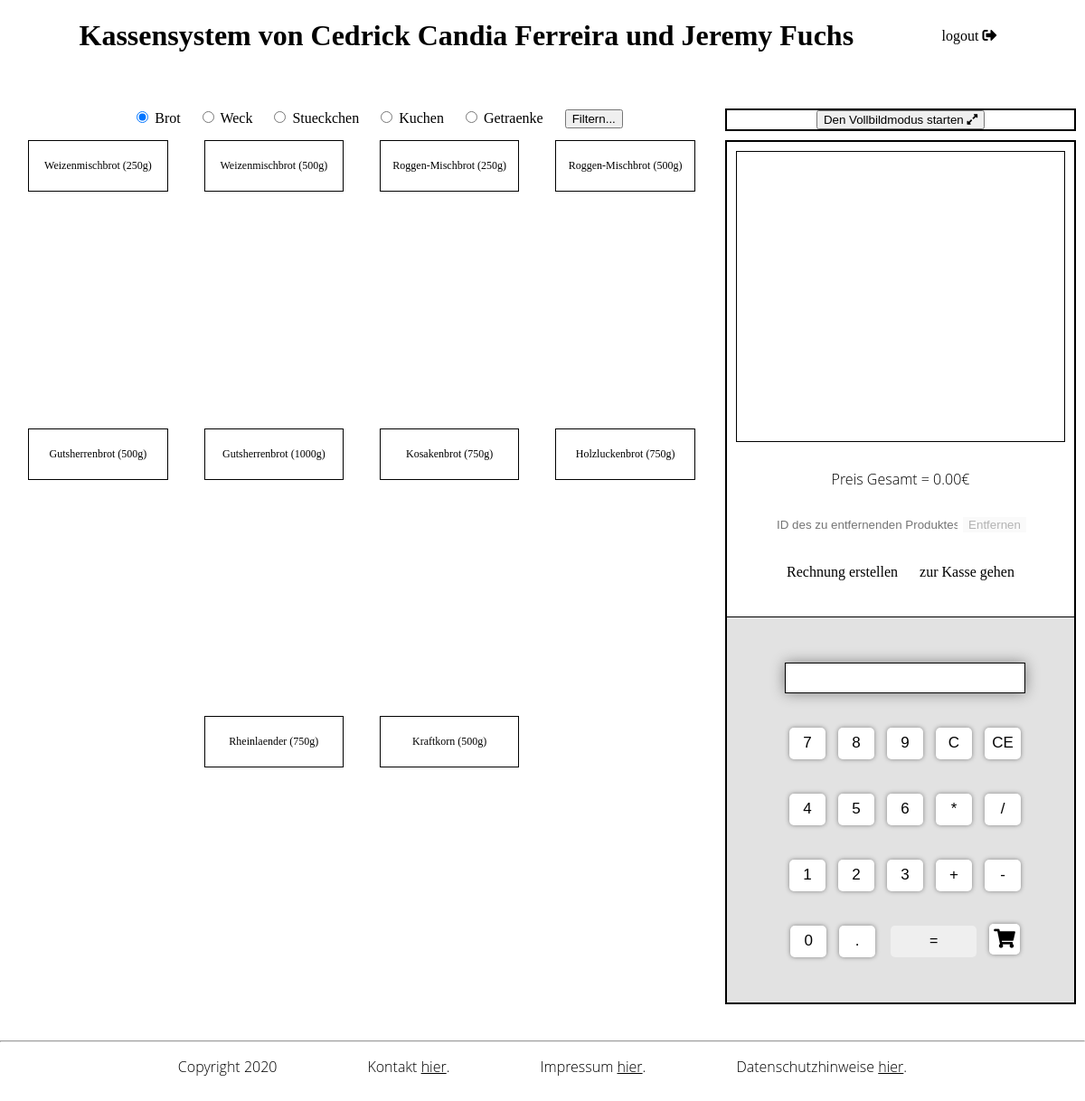
The app's page /index.php?category=1 (signed in) with its own data.
### tables this page shows
CREATE TABLE `productcategory` (
  `id` int(11) NOT NULL,
  `name` varchar(40) NOT NULL
);

CREATE TABLE `product` (
  `id` int(11) NOT NULL,
  `name` varchar(40) NOT NULL,
  `category` int(11) NOT NULL,
  `price` decimal(4,2) NOT NULL,
  `discount` decimal(4,2) DEFAULT NULL
);

### index.php (the view, shortened to what this page needs)
<?php
$conn = new mysqli("localhost:8889","root","root","cashbox");
$sql = "SELECT * FROM product";
$stmt = $conn->prepare($sql);
$stmt->execute();
$result = $stmt->get_result();
$product_arr = Array();
while ($row = $result->fetch_assoc()) {
    $product_arr[] = $row;
}
$sql = "SELECT * FROM productcategory";
$stmt = $conn->prepare($sql);
$stmt->execute();
$result = $stmt->get_result();
$category_arr = Array();
while ($row = $result->fetch_assoc()) {
    $category_arr[] = $row;
}
if(isset($_GET['category'])){
  $sql = "SELECT p.id, p.price, p.name, p.category FROM product AS p
          INNER JOIN productcategory AS c
          ON p.category = c.ID AND c.ID = ?";
  $stmt = $conn->prepare($sql);
  $stmt->bind_param("i",$_GET['category']);
  $stmt->execute();
  $result = $stmt->get_result();
  $product_arr = Array();
  while ($row = $result->fetch_assoc()) {
      $product_arr[] = $row;
  }
}
 ?>
 <!DOCTYPE html>
 <html lang="de" dir="ltr">
 <head>
   <link rel="stylesheet" href="styles.min.css" />
   <link rel="stylesheet" href="https://use.fontawesome.com/releases/v5.13.0/css/all.css">
 </head>
 <body>
   <header>
   <h1>Kassensystem von Cedrick Candia Ferreira und Jeremy Fuchs</h1>
   <a class="logout" href="logout.php">logout <i class="fas fa-sign-out-alt"></i></a>
   </header>
   <div class="content">
     <section class="outer-box_left" id="category_filter">
       <form action="<?php echo $_SERVER['PHP_SELF'];?>" method="get" style="margin-left: 20px;">
           <?php foreach($category_arr as $category) { ?>
        <input type="radio" name="category" style="margin-left: 20px;" value="<?php echo $category['id']; ?>"
         id="<?php echo $category['id']; ?>" <?php if(!empty($_GET['category'])) if($_GET['category'] == $category['id']) echo "checked"?> />
        <label for="<?php echo $category['id']; ?>" style="display:inline"><?php echo $category['name']; ?></label>
        <?php } ?>
        <input type="submit" value="Filtern..." style="margin-left: 20px;">
      </form>
     </section>
     <section class="outer-box_right" id="set-screen-option">
         <button class="set-screenbutton" id="fullscreen-on" onclick="enterFullscreen(document.documentElement)">Den Vollbildmodus starten <i class="fas fa-expand-alt"></i></button>
     </section>
   </div>
   <div class="content">
     <section class="outer-box_left" id="box-1">
       <?php foreach ($product_arr as $product) {
        ?>
       <div class="product-box" attribute="">
             <a
             id="product-<?php echo $product['id']; ?>"
             class="product-button"
             name="Productbutton"
             onclick="return addToCart(<?php echo $product['id']; ?>, '<?php echo $product['name']; ?>', <?php echo $product['price']; ?>);" >
             <?php echo $product['name']; ?> </a>
       </div>
       <?php } ?>
     </section>
     <section class="outer-box_right" id="box-2">
       <div class="product-cart">
         <ul id="product-list">
           <li id="product-list_placeholder-item"></li>
         </ul>
       </div>
       <div class="sum-list">
         <p>Preis Gesamt = <span id="price_result">0.00</span>€</p>
       </div>
       <div class="remove-listItem">
         <form>
           <input type="text" id="remove-this" placeholder="ID des zu entfernenden Produktes..."/>
           <input type="button" id="remove-button" onclick="deleteCardItem()" value="Entfernen"/>
         </form>
       </div>
       <div class="checkout-box">
         <a href="javascript:generateBill()" id="saveBill">Rechnung erstellen</a>
         <a href="" id="sumbit">zur Kasse gehen</a>
       </div>
       <div class="calculator">
         <form>
           <input type="text" id="calc-display" />
           <br></br>
           <input type="button" class="keys" value="7" onclick="addToScreen('7')" />
           <input type="button" class="keys" value="8" onclick="addToScreen('8')" />
           <input type="button" class="keys" value="9" onclick="addToScreen('9')" />
           <input type="button" class="keys" value="C" onclick="addToScreen('c')" />
           <input type="button" class="keys" value="CE" onclick="backspace()" />
           <br></br>
           <input type="button" class="keys" value="4" onclick="addToScreen('4')" />
           <input type="button" class="keys" value="5" onclick="addToScreen('5')" />
           <input type="button" class="keys" value="6" onclick="addToScreen('6')" />
           <input type="button" class="keys" value="*" onclick="addToScreen('*')" />
           <input type="button" class="keys" value="/" onclick="addToScreen('/')" />
           <br></br>
           <input type="button" class="keys" value="1" onclick="addToScreen('1')" />
           <input type="button" class="keys" value="2" onclick="addToScreen('2')" />
           <input type="button" class="keys" value="3" onclick="addToScreen('3')" />
           <input type="button" class="keys" value="+" onclick="addToScreen('+')" />
           <input type="button" class="keys" value="-" onclick="addToScreen('-')" />
           <br></br>
           <input type="button" class="keys"  value="0" onclick="addToScreen('0')" />
           <input type="button" class="keys" value="." onclick="addToScreen('.')" />
           <input type="button" class="equal" id="key-result" value="=" onclick="result()" />
           <a id="toCart" class="keys" onclick="return calculatorToCart();"><i class="fas fa-shopping-cart"></i></a>
         </form>
       </div>
     </section>
   </div>
   <footer>
     <hr>
     <p><span class="footer_item">Copyright 2020</span><span class="footer_item">Kontakt <a class="style_as_link" href="contact.html">hier</a>.</span><span class="footer_item">Impressum <span class="style_as_link">hier</span>.</span><span
         class="footer_item">Datenschutzhinweise <span class="style_as_link">hier</span>.</span></p>
   </footer>
 </body>
 </html>

### records on screen
productcategory: category "☑ Brot", name "Brot"
productcategory: category "☐ Weck", name "Weck"
productcategory: category "☐ Stueckchen", name "Stueckchen"
productcategory: category "☐ Kuchen", name "Kuchen"
productcategory: category "☐ Getraenke", name "Getraenke"
product: name "Weizenmischbrot (250g)"
product: name "Weizenmischbrot (500g)"
product: name "Roggen-Mischbrot (250g)"
product: name "Roggen-Mischbrot (500g)"
product: name "Gutsherrenbrot (500g)"
product: name "Gutsherrenbrot (1000g)"
product: name "Kosakenbrot (750g)"
product: name "Holzluckenbrot (750g)"
product: name "Rheinlaender (750g)"
product: name "Kraftkorn (500g)"
